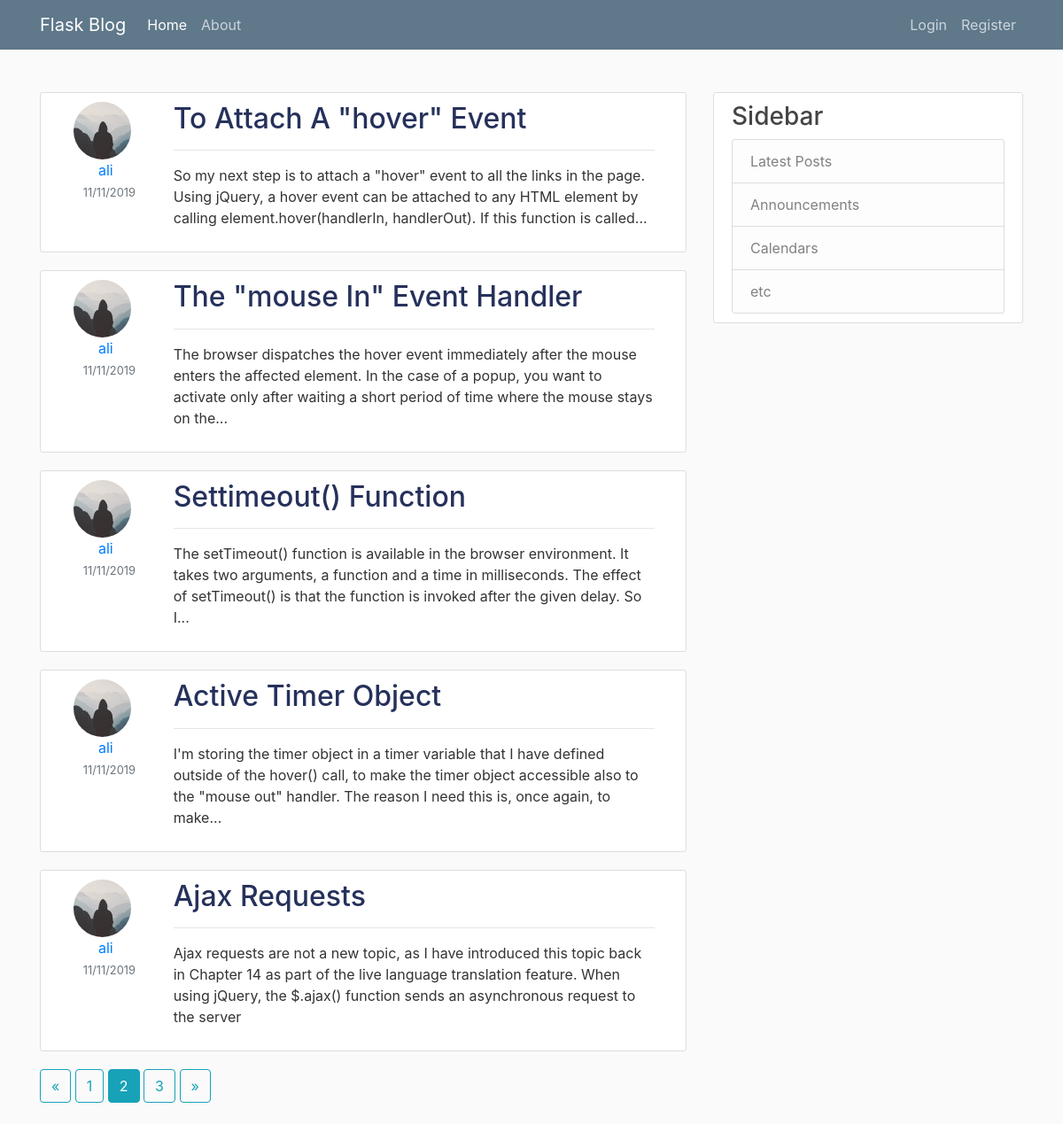
The page /home?page=2 on the database its author committed.
### flaskblog/models.py (models this page shows, shortened)
class Post(db.Model):
    id = db.Column(db.Integer, primary_key=True)
    title = db.Column(db.String(100), nullable=False)
    date_posted = db.Column(db.DateTime, nullable=False, default=datetime.utcnow)
    content = db.Column(db.Text, nullable=False)
    user_id = db.Column(db.Integer, db.ForeignKey('user.id'), nullable=False)

class User(UserMixin, db.Model):
    id = db.Column(db.Integer, primary_key=True)
    username = db.Column(db.String(20), unique=True, nullable=False)
    email = db.Column(db.String(120), unique=True, nullable=False)
    image_file = db.Column(db.String(20), nullable=False, default='default.jpg')
    password = db.Column(db.String(60), nullable=False)
    posts = db.relationship('Post', backref='author', lazy=True)

### flaskblog/main/routes.py (the view)
@main.route('/')
@main.route('/home')
def home():
    page = request.args.get('page', 1, type=int)
    posts = Post.query.order_by(Post.date_posted.desc()).paginate(page=page, per_page=5)
    return render_template('home.html', posts=posts)

### flaskblog/templates/home.html
{% extends 'base.html' %}
{% block content %}
    {% if posts %}
        {% for post in posts.items %}
            <article class="media content-section">
                <div class="media-body d-flex justify-content-center">
                    <div class="col-md-2 text-center">
                        <img class="rounded-circle article-img"
                             src="{{ url_for('static', filename = 'profile_pics/' + post.author.image_file) }}"
                             alt="Profile Picture">
                        <a class="mr-2"
                           href="{{ url_for('users.user_posts', username=post.author.username) }}">{{ post.author.username }}</a>
                        <small class="text-muted">{{ post.date_posted.strftime('%d/%m/%Y') }}</small>
                    </div>
                    <div class="col-md-10">
                        <h2><a class="article-title"
                               href="{{ url_for('posts.post', post_id=post.id) }}">{{ post.title|title }}</a></h2>
                        <hr>
                        <p class="article-content">{{ post.content|safe|truncate(220) }}</p>
                    </div>
                </div>
            </article>
        {% endfor %}
    {% else %}
        <p class="lead">No post found!</p>
    {% endif %}
    {% if posts.has_prev %}
        <a class="btn btn-outline-info mb-4" href="{{ url_for('main.home', page=posts.prev_num) }}" aria-label="Previous">
            <span aria-hidden="true">&laquo;</span>
        </a>
    {% endif %}
    {% for page_num in posts.iter_pages(left_edge=1, right_edge=1, left_current=1, right_current=2) %}
        {% if page_num %}
            {% if posts.page == page_num %}
                <a class="btn btn-info mb-4" href="{{ url_for('main.home', page=page_num ) }}">{{ page_num }}</a>
            {% else %}
                <a class="btn btn-outline-info mb-4" href="{{ url_for('main.home', page=page_num ) }}">{{ page_num }}</a>
            {% endif %}
        {% else %}
            ...
        {% endif %}
    {% endfor %}
    {% if posts.has_next %}
        <a class="btn btn-outline-info mb-4" href="{{ url_for('main.home', page=posts.next_num) }}" aria-label="Next">
            <span aria-hidden="true">&raquo;</span>
        </a>
    {% endif %}
{% endblock content %}

### flaskblog/static/main.css (style rules this page uses)
body { background: #fafafa; color: #333333; }
h1, h2, h3, h4, h5, h6 { color: #444444; }
.content-section { background: #ffffff; padding: 10px 20px; border: 1px solid #dddddd; border-radius: 3px; margin-bottom: 20px; }
.article-title { color: #26315b; }
.article-content { white-space: pre-line; }
.article-img { height: 65px; width: 65px; margin-right: 16px; }

### rows shown on the page
Post: image_file (placeholder picture), author.username "ali", date_posted "11/11/2019", title "To Attach A \"hover\" Event", content "So my next step is to attach a \"hover\" event to all the links in the page. Using jQuery, a hover event can be attached to any HTML element by calling element.hover(handlerIn, handlerOut). If this function is called..."
Post: image_file (placeholder picture), author.username "ali", date_posted "11/11/2019", title "The \"mouse In\" Event Handler", content "The browser dispatches the hover event immediately after the mouse enters the affected element. In the case of a popup, you want to activate only after waiting a short period of time where the mouse stays on the..."
Post: image_file (placeholder picture), author.username "ali", date_posted "11/11/2019", title "Settimeout() Function", content "The setTimeout() function is available in the browser environment. It takes two arguments, a function and a time in milliseconds. The effect of setTimeout() is that the function is invoked after the given delay. So I..."
Post: image_file (placeholder picture), author.username "ali", date_posted "11/11/2019", title "Active Timer Object", content "I'm storing the timer object in a timer variable that I have defined outside of the hover() call, to make the timer object accessible also to the \"mouse out\" handler. The reason I need this is, once again, to make..."
Post: image_file (placeholder picture), author.username "ali", date_posted "11/11/2019", title "Ajax Requests", content "Ajax requests are not a new topic, as I have introduced this topic back in Chapter 14 as part of the live language translation feature. When using jQuery, the $.ajax() function sends an asynchronous request to the server"

### other values the page prints
{{ page_num }} "1" "3"
{{ page_num }} "2"
